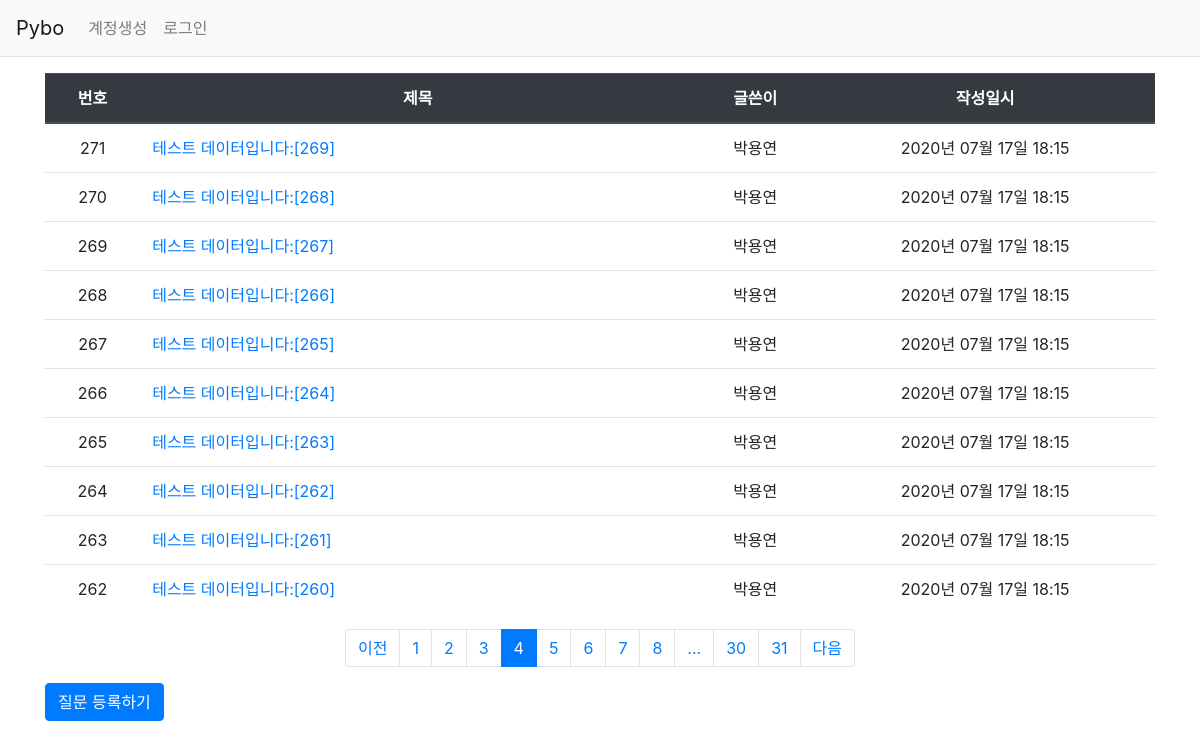
Screenshot of /question/list/?page=4 with the database file from the repository.
### pybo/models.py (models this page shows)
class Question(db.Model):
    id = db.Column(db.Integer, primary_key=True)
    subject = db.Column(db.String(200), nullable=False)
    content = db.Column(db.Text(), nullable=False)
    create_date = db.Column(db.DateTime(), nullable=False)
    user_id = db.Column(db.Integer, db.ForeignKey('user.id', ondelete='CASCADE'), nullable=False)
    user = db.relationship('User', backref=db.backref('question_set'))
    modify_date = db.Column(db.DateTime(), nullable=True)

class User(db.Model):
    id = db.Column(db.Integer, primary_key=True)
    username = db.Column(db.String(150), unique=True, nullable=False)
    password = db.Column(db.String(200), nullable=False)
    email = db.Column(db.String(120), unique=True, nullable=False)

### pybo/views/question_views.py (the view)
@bp.route('/list/')
def _list():
    page = request.args.get('page', type=int, default=1)
    question_list = Question.query.order_by(Question.create_date.desc())
    question_list = question_list.paginate(page, per_page=10)
    return render_template('question/question_list.html', question_list=question_list)

### pybo/filter.py (called while the page is built)
def format_datetime(value, fmt='%Y년 %m월 %d일 %H:%M'):
    return value.strftime(fmt)

### pybo/views/auth_views.py (called while the page is built)
@bp.before_app_request
def load_logged_in_user():
    user_id = session.get('user_id')
    if user_id is None:
        g.user = None
    else:
        g.user = User.query.get(user_id)

### pybo/templates/question/question_list.html (shortened to what this page needs)
{% extends 'base.html' %}
{% block content %}
<div class="container my-3">
    <table class="table">
        <thead>
        <tr class="text-center thead-dark">
            <th>번호</th>
            <th style="width:50%">제목</th>
            <th>글쓴이</th>
            <th>작성일시</th>
        </tr>
        </thead>
        <tbody>
        {% if question_list %}
        {% for question in question_list.items %}
        <tr class="text-center">
            <td>{{ question_list.total -((question_list.page-1) * question_list.per_page) - loop.index0 }}</td>
            <td class="text-left">
                <a href="{{ url_for('question.detail', question_id=question.id) }}">{{ question.subject }}</a>
            </td>
            <td>{{ question.user.username }}</td>
            <td>{{ question.create_date|datetime }}</td>
        </tr>
        {% endfor %}
        {% else %}
        <tr>
            <td colspan="3">질문이 없습니다.</td>
        </tr>
        {% endif %}
        </tbody>
    </table>
    <ul class="pagination justify-content-center">
        {% if question_list.has_prev %}
        <li class="page-item">
            <a class="page-link" href="?page={{ question_list.prev_num }}">이전</a>
        </li>
        {% else %}
        <li class="page-item disabled">
            <a class="page-link" tabindex="-1" aria-disabled="true" href="#">이전</a>
        </li>
        {% endif %}
        {% for page_num in question_list.iter_pages() %}
            {% if page_num %}
                {% if page_num != question_list.page %}
                <li class="page-item">
                    <a class="page-link" href="?page={{ page_num }}">{{ page_num }}</a>
                </li>
                {% else %}
                <li class="page-item active" aria-current="page">
                    <a class="page-link" href="#">{{ page_num }}</a>
                </li>
                {% endif %}
            {% else %}
                <li class="disabled">
                    <a class="page-link" href="#">...</a>
                </li>
            {% endif %}
        {% endfor %}
        {% if question_list.has_next %}
        <li class="page-item">
            <a class="page-link" href="?page={{ question_list.next_num }}">다음</a>
        </li>
        {% else %}
        <li class="page-item disabled">
            <a class="page-link" tabindex="-1" aria-disabled="true" href="#">다음</a>
        </li>
        {% endif %}
    </ul>
    <a href="{{ url_for('question.create') }}" class="btn btn-primary">질문 등록하기</a>
</div>
{% endblock %}

### rows the page displays
Question: total "271", subject "테스트 데이터입니다:[269]", user.username "박용연", create_date "2020년 07월 17일 18:15"
Question: total "270", subject "테스트 데이터입니다:[268]", user.username "박용연", create_date "2020년 07월 17일 18:15"
Question: total "269", subject "테스트 데이터입니다:[267]", user.username "박용연", create_date "2020년 07월 17일 18:15"
Question: total "268", subject "테스트 데이터입니다:[266]", user.username "박용연", create_date "2020년 07월 17일 18:15"
Question: total "267", subject "테스트 데이터입니다:[265]", user.username "박용연", create_date "2020년 07월 17일 18:15"
Question: total "266", subject "테스트 데이터입니다:[264]", user.username "박용연", create_date "2020년 07월 17일 18:15"
Question: total "265", subject "테스트 데이터입니다:[263]", user.username "박용연", create_date "2020년 07월 17일 18:15"
Question: total "264", subject "테스트 데이터입니다:[262]", user.username "박용연", create_date "2020년 07월 17일 18:15"
Question: total "263", subject "테스트 데이터입니다:[261]", user.username "박용연", create_date "2020년 07월 17일 18:15"
Question: total "262", subject "테스트 데이터입니다:[260]", user.username "박용연", create_date "2020년 07월 17일 18:15"

### other values shown
{{ page_num }} "1" "2" "3" "5" "6" "7" "8" "30" "31"
{{ page_num }} "4"
